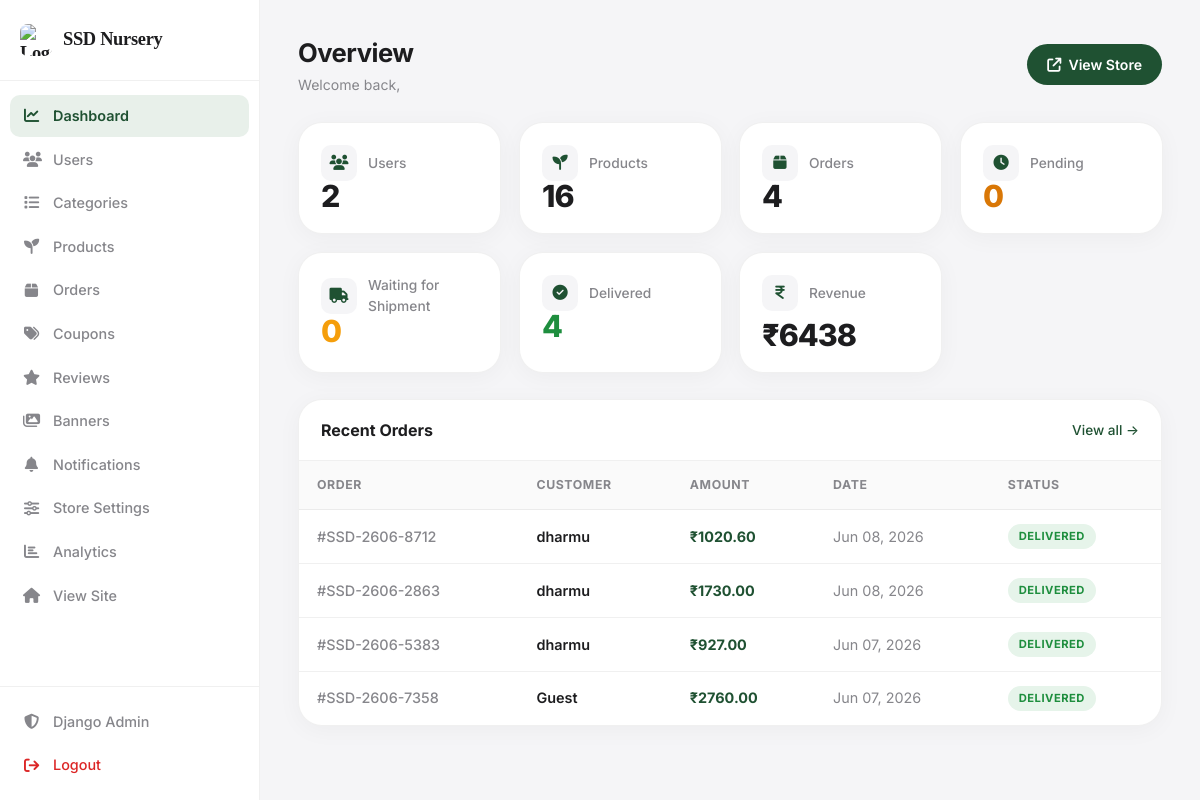
Before: /dashboard/ (signed in) with the older database file.
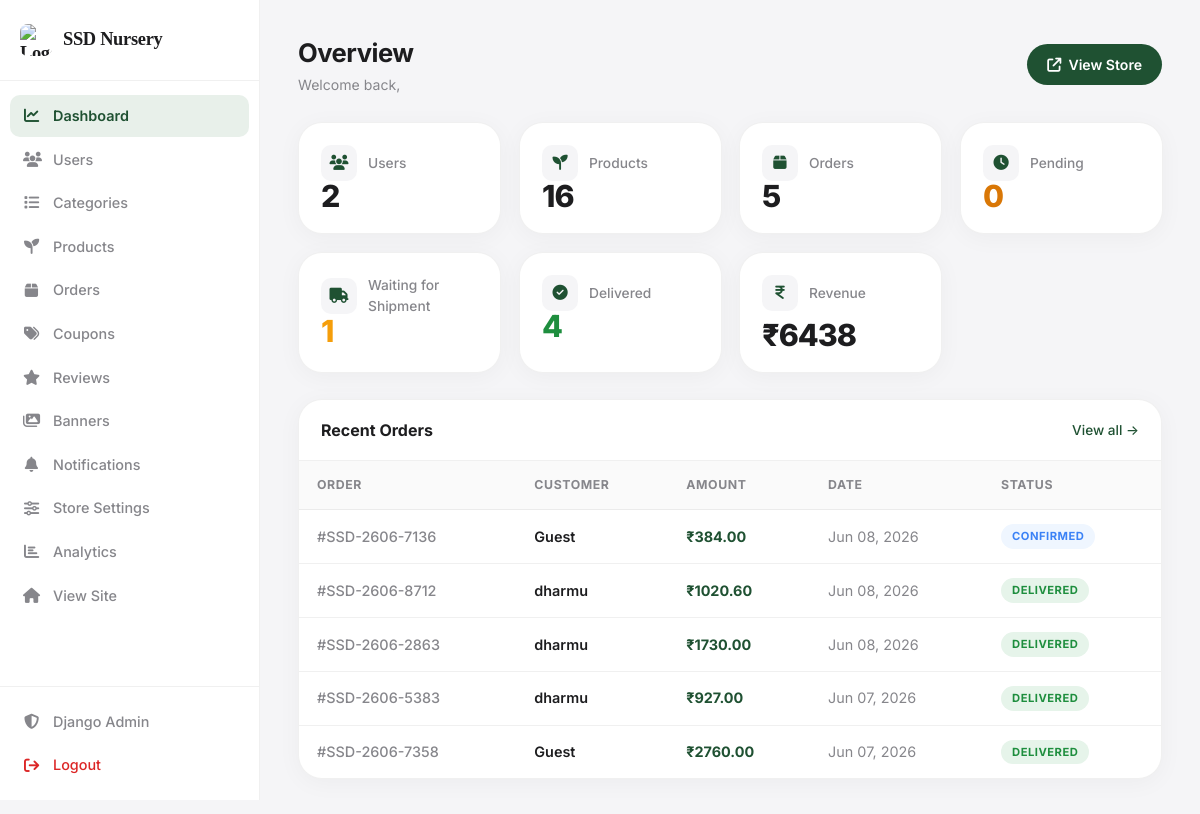
After: the same page with the newer database file.
### web/models.py (models this page shows, shortened)
class Order(models.Model):
    STATUS_CHOICES = [
        ("Pending",   "Pending"),
        ("Confirmed", "Confirmed"),
        ("Packed",    "Packed"),
        ("Shipped",   "Shipped"),
        ("Delivered", "Delivered"),
        ("Returned", "Returned"),
        ("Cancelled", "Cancelled"),
    ]
    PAYMENT_CHOICES = [
        ("cod",       "Cash On Delivery"),
        ("razorpay",  "Razorpay"),
        ("online",    "Online Payment"),
    ]
    user              = models.ForeignKey(
        User, on_delete=models.CASCADE, related_name="orders"
    )
    order_number = models.CharField(
        max_length=20,
        unique=True,
        blank=True,
        null=True
    )
    total_amount      = models.DecimalField(max_digits=12, decimal_places=2, default=0)
    discount_amount   = models.DecimalField(max_digits=10, decimal_places=2, default=0)
    status            = models.CharField(
        max_length=20, choices=STATUS_CHOICES, default="Pending"
    )
    payment_method    = models.CharField(
        max_length=50, choices=PAYMENT_CHOICES, default="cod", blank=True
    )
    payment_id        = models.CharField(max_length=200, blank=True)
    razorpay_order_id = models.CharField(max_length=200, blank=True)
    address           = models.TextField(blank=True)
    coupon            = models.ForeignKey(
        Coupon, on_delete=models.SET_NULL, null=True, blank=True
    )
    notes             = models.TextField(blank=True)
    tracking_id       = models.CharField(max_length=100, blank=True)
    delivery_partner  = models.CharField(
        max_length=30, choices=DELIVERY_PARTNERS, blank=True, default=""
    )
    shipped_at        = models.DateTimeField(null=True, blank=True)
    delivered_at      = models.DateTimeField(null=True, blank=True)
    created_at        = models.DateTimeField(auto_now_add=True)
    updated_at        = models.DateTimeField(auto_now=True)
    class Meta:
        ordering = ["-created_at"]

### web/views.py (the view)
    def wrapper(request, *args, **kwargs):
        if not request.user.is_authenticated or not request.user.is_superuser:
            return redirect("/")
        return func(request, *args, **kwargs)

### web/context_processors.py (called while the page is built)
def user_profile(request):
    notifications = Notification.objects.filter(is_active=True).order_by("-id")[:5]
    return {"notifications": notifications}

def cart_count(request):
    count = 0
    if request.user.is_authenticated:
        count = sum(
            i.quantity
            for i in CartItem.objects.filter(user=request.user)
        )
    return {
        "cart_count": count
    }

### web/views.py (called while the page is built)
def _admin_required(func):
    def wrapper(request, *args, **kwargs):
        if not request.user.is_authenticated or not request.user.is_superuser:
            return redirect("/")
        return func(request, *args, **kwargs)
    wrapper.__name__ = func.__name__
    return wrapper

### web/templates/web/admin/dashboard.html (shortened to what the changed rows need)
{% load static %}
<!DOCTYPE html>
<html lang="en">
<head>
<link rel="stylesheet" href="https://cdnjs.cloudflare.com/ajax/libs/font-awesome/6.5.2/css/all.min.css">
<link rel="stylesheet" href="{% static 'css/admin.css' %}">
</head>
<body>
<div class="admin-layout">
  <main class="main-content">
    <header class="top-header">
      <div class="header-left">
        <div><h1 class="page-title">Overview</h1><p class="page-subtitle">Welcome back, {{ request.user.first_name }}</p></div>
      </div>
    </header>
    <section class="metrics-grid">
      <a href="{% url 'order_list' %}" class="metric-card">
        <div class="metric-header"><div class="metric-icon"><i class="fa-solid fa-box"></i></div>Orders</div>
        <div class="metric-value">{{ total_orders }}</div>
      </a>
      <a href="{% url 'order_list' %}" class="metric-card">
          <div class="metric-header">
              <div class="metric-icon">
              </div>
              Waiting for Shipment
          </div>
          <div class="metric-value" style="color:#f59e0b">
              {{ waiting_shipment_orders }}
          </div>
      </a>
    </section>
    <div class="data-card">
      <div class="table-responsive">
        <table>
          <thead><tr><th>Order</th><th>Customer</th><th>Amount</th><th>Date</th><th>Status</th></tr></thead>
          <tbody>
            {% for o in recent_orders %}
            <tr>
              <td style="color:var(--text-secondary);font-weight:500;">#{{ o.order_number }}</td>
              <td style="font-weight:600;">{{ o.user.first_name|default:"Guest" }}</td>
              <td style="font-weight:700;color:var(--accent);">₹{{ o.total_amount }}</td>
              <td style="color:var(--text-secondary);">{{ o.created_at|date:"M d, Y" }}</td>
              <td>
                {% if o.status == 'Pending' %}<span class="badge badge-pending">{{ o.status }}</span>
                {% elif o.status == 'Delivered' %}<span class="badge badge-delivered">{{ o.status }}</span>
                {% elif o.status == 'Cancelled' %}<span class="badge badge-cancelled">{{ o.status }}</span>
                {% elif o.status == 'Shipped' %}<span class="badge badge-confirmed">{{ o.status }}</span>
                {% else %}<span class="badge badge-confirmed">{{ o.status }}</span>
                {% endif %}
              </td>
            </tr>
            {% empty %}<tr class="empty-row"><td colspan="5"><i class="fa-solid fa-box-open"></i><br>No orders yet</td></tr>{% endfor %}
          </tbody>
        </table>
      </div>
    </div>
  </main>
</div>
</body>
</html>

Changed rows visible on the page:
added Order: order_number "SSD-2606-7136", user.first_name "Guest", total_amount "384.00", created_at "Jun 08, 2026", status "CONFIRMED"
Other visible differences:
{{ total_orders }}: "4" → "5"
{{ waiting_shipment_orders }}: "0" → "1"
